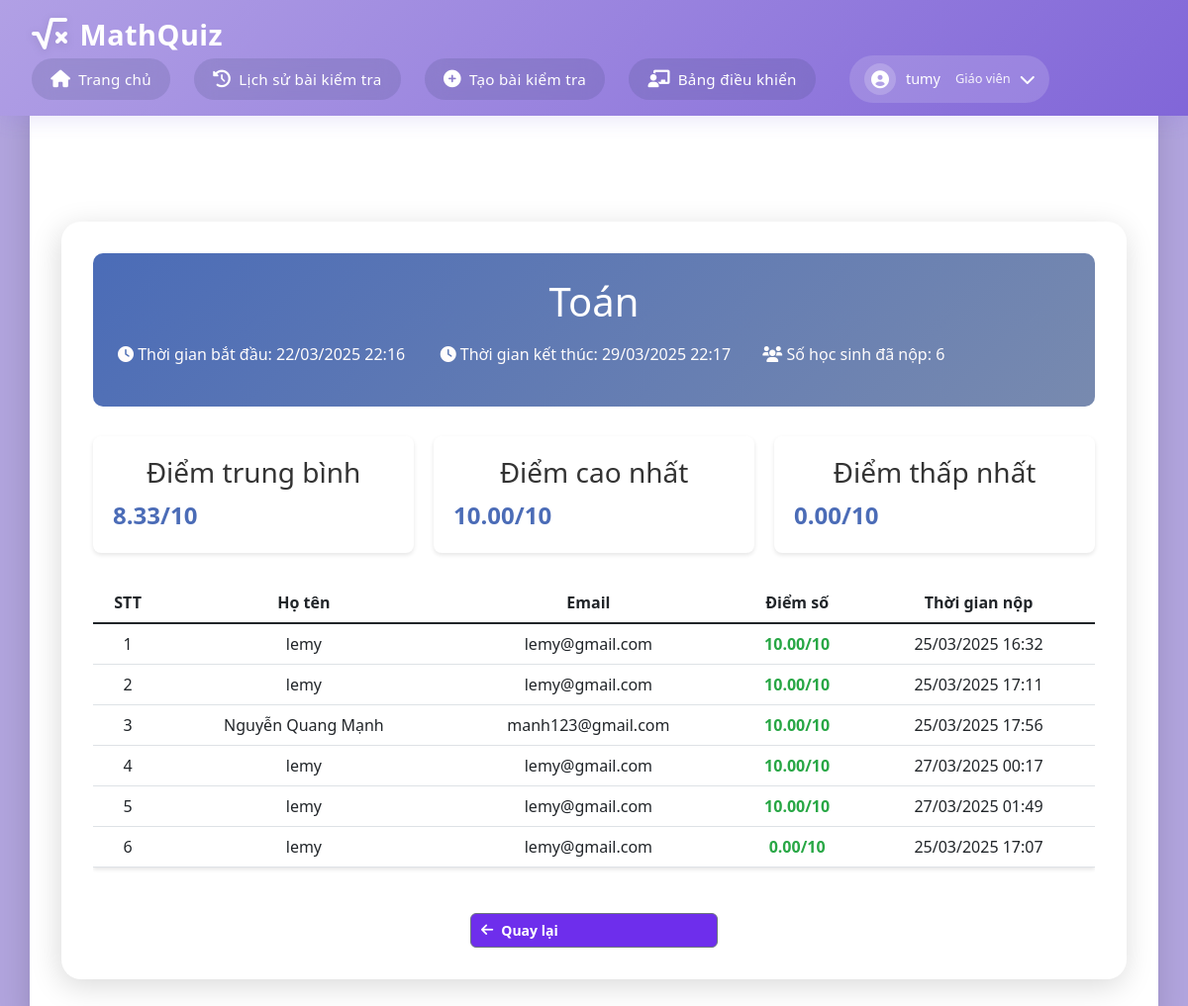
The app's page /quiz/4/students (signed in), older data.
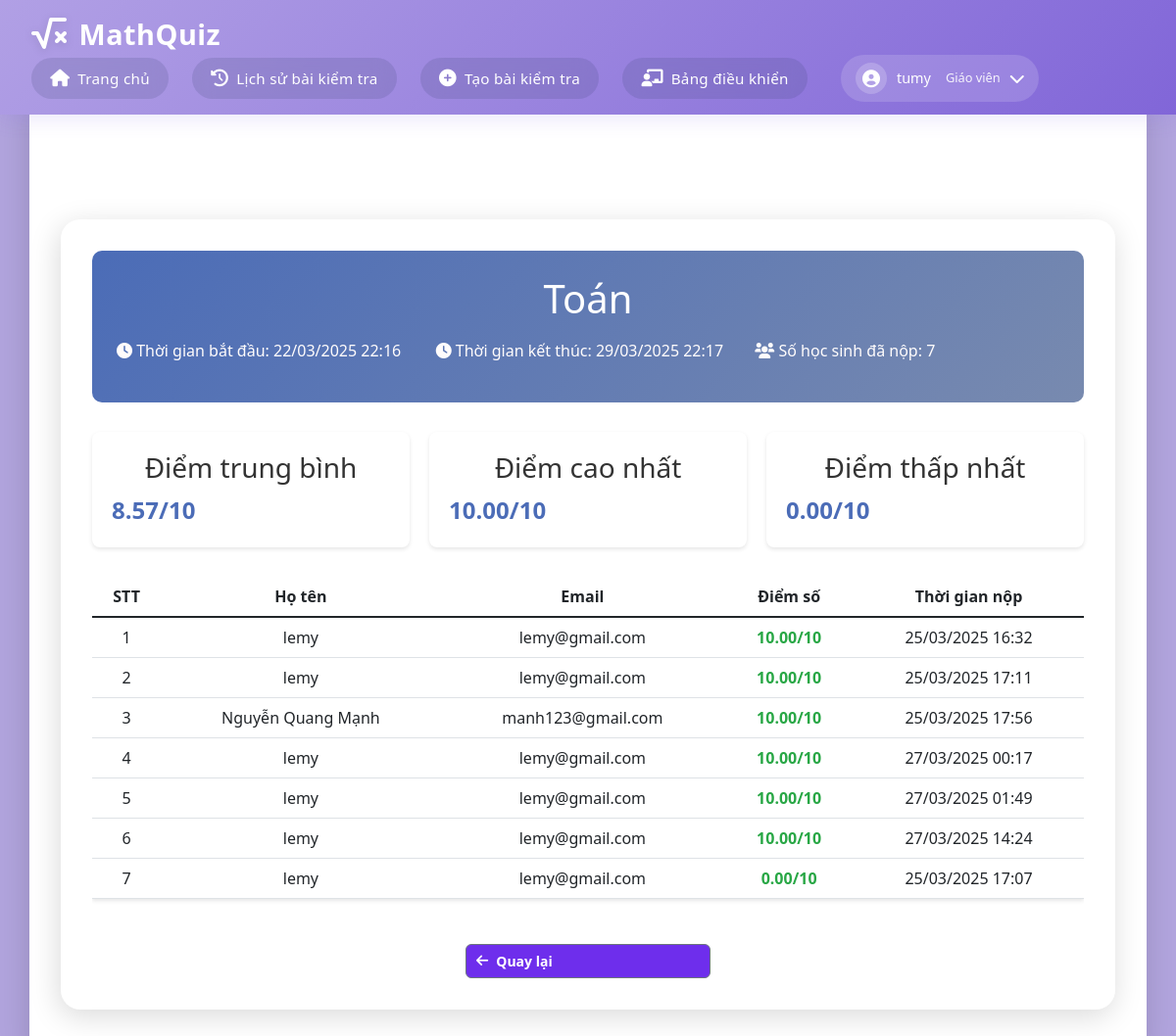
The same page, newer data.
### app.py (models this page shows)
class QuizResult(db.Model):
    id = db.Column(db.Integer, primary_key=True)
    quiz_id = db.Column(db.Integer, db.ForeignKey('quiz.id'), nullable=False)
    student_id = db.Column(db.Integer, db.ForeignKey('user.id'), nullable=False)
    score = db.Column(db.Float, nullable=False)
    submitted_at = db.Column(db.DateTime, nullable=False, default=datetime.now)
    quiz = db.relationship('Quiz', backref='results', lazy=True)
    student = db.relationship('User', backref='quiz_results', lazy=True)

class User(db.Model):
    id = db.Column(db.Integer , primary_key=True)
    email = db.Column(db.String(120), unique=True, nullable=False)
    username = db.Column(db.String(80), unique=True, nullable=False)
    password = db.Column(db.String(120), nullable=False)
    role = db.Column(db.String(20), nullable=False)  # 'teacher' or 'student'

### app.py (the view)
@app.route('/quiz/<int:quiz_id>/students')
def quiz_students(quiz_id):
    if 'user_id' not in session or session['role'] != 'teacher':
        flash('Bạn không có quyền truy cập trang này!')
        return redirect(url_for('home'))
    quiz = Quiz.query.get_or_404(quiz_id)
    if quiz.teacher_id != session['user_id']:
        flash('Bạn không có quyền xem kết quả bài kiểm tra này!')
        return redirect(url_for('history'))
    results = QuizResult.query.filter_by(quiz_id=quiz_id)\
        .join(User, QuizResult.student_id == User.id)\
        .order_by(QuizResult.score.desc())\
        .all()
    return render_template('quiz_students.html', quiz=quiz, results=results)

### templates/quiz_students.html (shortened to what this page needs)
{% extends "base.html" %}
{% block content %}
<div class="container">
    <div class="quiz-header">
        <h1>{{ quiz.title }}</h1>
        <div class="quiz-meta">
            <p><i class="fas fa-clock"></i> Thời gian bắt đầu: {{ quiz.start_time.strftime('%d/%m/%Y %H:%M') }}</p>
            <p><i class="fas fa-clock"></i> Thời gian kết thúc: {{ quiz.end_time.strftime('%d/%m/%Y %H:%M') }}</p>
            <p><i class="fas fa-users"></i> Số học sinh đã nộp: {{ results|length }}</p>
        </div>
    </div>
    <div class="stats-summary">
        <div class="stat-card">
            <h3>Điểm trung bình</h3>
            <p class="stat-value">{{ "%.2f"|format(results|map(attribute='score')|sum / results|length) if results else 0 }}/10</p>
        </div>
        <div class="stat-card">
            <h3>Điểm cao nhất</h3>
            <p class="stat-value">{{ "%.2f"|format(results|map(attribute='score')|max) if results else 0 }}/10</p>
        </div>
        <div class="stat-card">
            <h3>Điểm thấp nhất</h3>
            <p class="stat-value">{{ "%.2f"|format(results|map(attribute='score')|min) if results else 0 }}/10</p>
        </div>
    </div>
    {% if results %}
        <div class="table-responsive">
            <table class="table">
                <thead>
                    <tr>
                        <th>STT</th>
                        <th>Họ tên</th>
                        <th>Email</th>
                        <th>Điểm số</th>
                        <th>Thời gian nộp</th>
                    </tr>
                </thead>
                <tbody>
                    {% for result in results %}
                    <tr>
                        <td>{{ loop.index }}</td>
                        <td>{{ result.student.username }}</td>
                        <td>{{ result.student.email }}</td>
                        <td class="score-cell">{{ "%.2f"|format(result.score) }}/10</td>
                        <td>{{ result.submitted_at.strftime('%d/%m/%Y %H:%M') }}</td>
                    </tr>
                    {% endfor %}
                </tbody>
            </table>
        </div>
    {% else %}
        <p class="no-results">Chưa có học sinh nào nộp bài</p>
    {% endif %}
    <div class="action-buttons">
        <a href="{{ url_for('history') }}" class="btn btn-secondary">
            <i class="fas fa-arrow-left"></i> Quay lại
        </a>
    </div>
</div>
{% endblock %}

Row changes from the older to the newer data that the page shows:
added QuizResult: student.username "lemy", student.email "lemy@gmail.com", score "10.00", submitted_at "27/03/2025 14:24"
Text that changed along with them:
{{ results|length }}: "6" → "7"
text no longer shown: "8.33"
text now shown: "8.57"
